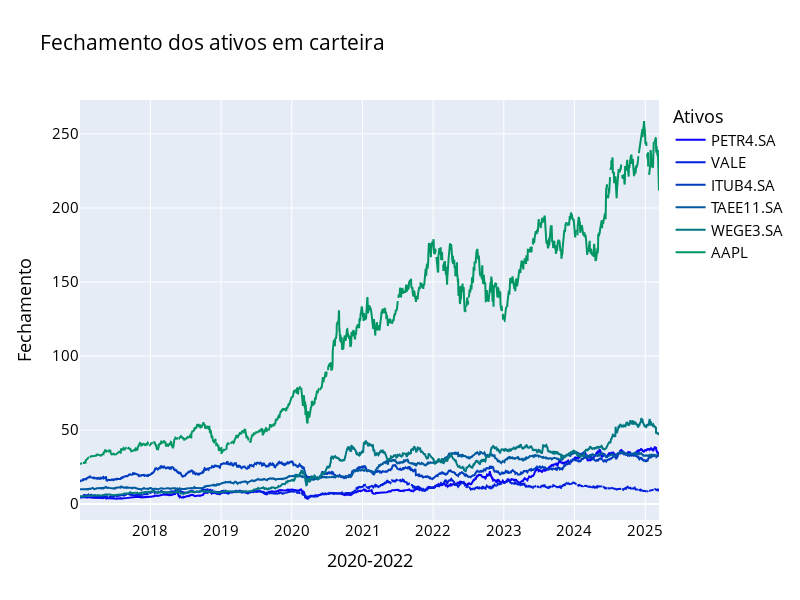
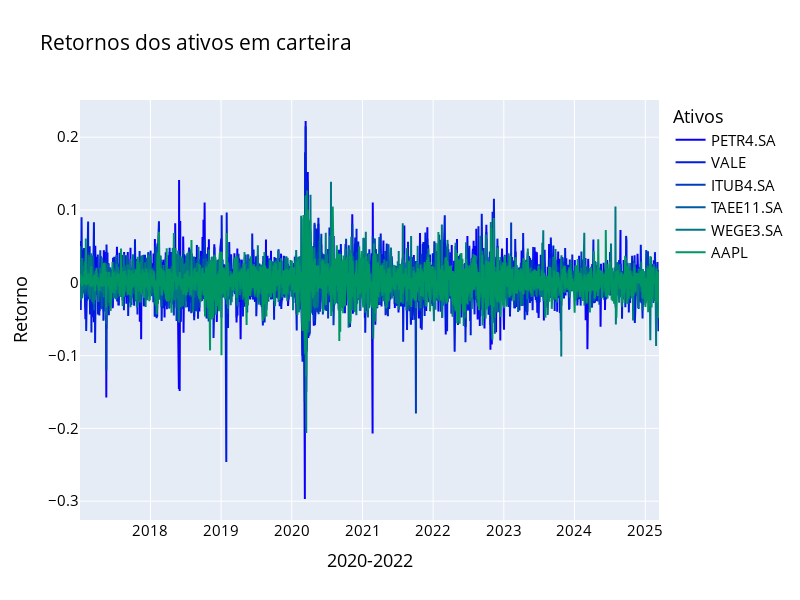

The notebook cell saved with these charts, in order:
### Code cell
# Carregando as bibliotecas

import pandas as pd
import numpy as np

import yfinance as yf

import yfinance
from plotly.subplots import make_subplots
import plotly.graph_objects as go
import kaleido

# 3 libs novas
import plotly.figure_factory as ff
from scipy.stats import shapiro
from scipy.stats import norm

import warnings

warnings.filterwarnings("ignore")

import os
cwd = os.getcwd()

tickers = ["PETR4.SA", "VALE", "ITUB4.SA"
           , "TAEE11.SA", "WEGE3.SA", "AAPL",'NVDA']

start = "2017-01-02"

df0 = pd.DataFrame()

for ticker in tickers:
    # Baixando os dados
    df1 = yf.download(ticker, start=start, progress = False)['Close']
    #data = df1.xs(ticker, level="Ticker", axis=1)
    # Adicionando a coluna 'Close' para o DataFrame com o nome do ticker
    df0[ticker] = df1

df0.columns[0]

fig = make_subplots(rows = 1, cols = 1
                    , shared_xaxes = True
                    , vertical_spacing = 0.05)

fig.add_trace(go.Scatter(x = df0.index, y = df0.iloc[:,0]
                                , name = df0.columns[0]
                                , line = dict(color = "rgb(10,0,250)"))
              , row = 1, col = 1)

fig.add_trace(go.Scatter(x = df0.index, y = df0.iloc[:,1]
                                , name = df0.columns[1]
                                , line = dict(color = "rgb(0,30,220)"))
              , row = 1, col = 1)

fig.add_trace(go.Scatter(x = df0.index, y = df0.iloc[:,2]
                                , name = df0.columns[2]
                                , line = dict(color = "rgb(0,60,190)"))
              , row = 1, col = 1)

fig.add_trace(go.Scatter(x = df0.index, y = df0.iloc[:,3]
                                , name = df0.columns[3]
                                , line = dict(color = "rgb(0,90,160)"))
              , row = 1, col = 1)

fig.add_trace(go.Scatter(x = df0.index, y = df0.iloc[:,4]
                                , name = df0.columns[4]
                                , line = dict(color = "rgb(0,120,130)"))
              , row = 1, col = 1)

fig.add_trace(go.Scatter(x = df0.index, y = df0.iloc[:,5]
                                , name = df0.columns[5]
                                , line = dict(color = "rgb(0,150,100)"))
              , row = 1, col = 1)


fig.update_layout(height = 600, width = 800
                  , title_text = "Fechamento dos ativos em carteira"
                  , font_color = "blue"
                  , title_font_color = "black"
                  , xaxis_title = "2020-2022"
                  , yaxis_title = "Fechamento"
                  , showlegend = True
                  , legend_title = "Ativos"
                  , font = dict(size = 15, color = "Black")
                 )

fig.update_layout(hovermode = "x")

fig.show()

retornos = df0.pct_change()
retornos

fig = make_subplots(rows = 1, cols = 1
                    , shared_xaxes = True
                    , vertical_spacing = 0.05)

fig.add_trace(go.Scatter(x = retornos.index, y = retornos.iloc[:,0]
                                , name = retornos.columns[0]
                                , line = dict(color = "rgb(10,0,250)"))
              , row = 1, col = 1)

fig.add_trace(go.Scatter(x = retornos.index, y = retornos.iloc[:,1]
                                , name = retornos.columns[1]
                                , line = dict(color = "rgb(0,30,220)"))
              , row = 1, col = 1)

fig.add_trace(go.Scatter(x = retornos.index, y = retornos.iloc[:,2]
                                , name = retornos.columns[2]
                                , line = dict(color = "rgb(0,60,190)"))
              , row = 1, col = 1)

fig.add_trace(go.Scatter(x = retornos.index, y = retornos.iloc[:,3]
                                , name = retornos.columns[3]
                                , line = dict(color = "rgb(0,90,160)"))
              , row = 1, col = 1)

fig.add_trace(go.Scatter(x = retornos.index, y = retornos.iloc[:,4]
                                , name = retornos.columns[4]
                                , line = dict(color = "rgb(0,120,130)"))
              , row = 1, col = 1)

fig.add_trace(go.Scatter(x = retornos.index, y = retornos.iloc[:,5]
                                , name = retornos.columns[5]
                                , line = dict(color = "rgb(0,150,100)"))
              , row = 1, col = 1)


fig.update_layout(height = 600, width = 800
                  , title_text = "Retornos dos ativos em carteira"
                  , font_color = "blue"
                  , title_font_color = "black"
                  , xaxis_title = "2020-2022"
                  , yaxis_title = "Retorno"
                  , showlegend = True
                  , legend_title = "Ativos"
                  , font = dict(size = 15, color = "Black")
                 )

fig.update_layout(hovermode = "x")

fig.show()

# Vamos selecionar uma carteira com pesos aleatórios para cada ativo

pesos = np.random.dirichlet(np.ones(len(tickers)), size = 1)
pesos

retornos_portfolio = retornos.mul(pesos, axis = 1)
retornos_portfolio

retornos["Portfolio"] = retornos_portfolio.sum(axis = 1)
retornos["Portfolio"] = retornos["Portfolio"]*100
retornos.dropna(inplace = True)
retornos
print('                                                   ')
# Calculando o Value at Risk (VaR) per método do percentil
var5 = np.round(np.percentile(retornos["Portfolio"], 5), 2)
print("Existe 5% de chances do portfolio perder mais de " + str(var5) + "% em 1 dia")

var1 = np.round(np.percentile(retornos["Portfolio"], 1), 2)
print("Existe 1% de chances do portfolio perder mais de " + str(var1) + "% em 1 dia")

# Mas e se eu quisesse saber para mais dias?

n = 5 #número de dias

var5_n = np.round(var5*np.sqrt(n), 2)
print("Existe 5% de chances do portfolio perder mais de " + str(var5_n) + "% em " + str(n) + " dias")

var1_n = np.round(var1*np.sqrt(n), 2)
print("Existe 1% de chances do portfolio perder mais de " + str(var1_n) + "% em " + str(n) + " dias")

# # Calculando o VaR pela covariância

# Primeiro de tudo: os retornos deveriam seguir uma distribuição normal....

stat, p = shapiro(retornos.iloc[:,2])

# p <= alpha: reject H0, not normal.
# p > alpha: fail to reject H0, normal.

#https://plotly.com/python/v3/normality-test/
    
alpha = 0.05
if p > alpha:
    msg = 'Amostra Gaussiana (não rejeita H0)'
else:
    msg = 'Amostra não Gaussiana (rejeita H0)'

result_mat = [
    ["Tamanho da amostra", "Teste Estatístico", 'p-value', 'Comentário'],
    [len(retornos.iloc[:,3]), stat, p, msg]
]
swt_table = ff.create_table(result_mat)
swt_table['data'][0].colorscale=[[0, 'blue'],[1, '#ffffff']]
swt_table['layout']['height'] = 100
swt_table['layout']['width'] = 950
swt_table['layout']['margin']['t'] = 10
swt_table['layout']['margin']['b'] = 10
swt_table

swt_table['layout']

cov_retornos = retornos.iloc[:, 0:6].cov()
media_retornos = retornos.iloc[:, 0:6].mean()

### Figure 1 — Plotly figure (JSON) as saved in the notebook; plotly's stock layout.template omitted (floating-point values rounded to 4 significant figures; data arrays with more than 128 entries replaced by an {"elided": "..."} marker saying what was removed)
{"data": [{"line": {"color": "rgb(10,0,250)"}, "name": "PETR4.SA", "type": "scatter", "x": {"elided": "2041 str values"}, "xaxis": "x", "y": {"elided": "2041 float values"}, "yaxis": "y"}, {"line": {"color": "rgb(0,30,220)"}, "name": "VALE", "type": "scatter", "x": {"elided": "2041 str values"}, "xaxis": "x", "y": {"elided": "2041 float values"}, "yaxis": "y"}, {"line": {"color": "rgb(0,60,190)"}, "name": "ITUB4.SA", "type": "scatter", "x": {"elided": "2041 str values"}, "xaxis": "x", "y": {"elided": "2041 float values"}, "yaxis": "y"}, {"line": {"color": "rgb(0,90,160)"}, "name": "TAEE11.SA", "type": "scatter", "x": {"elided": "2041 str values"}, "xaxis": "x", "y": {"elided": "2041 float values"}, "yaxis": "y"}, {"line": {"color": "rgb(0,120,130)"}, "name": "WEGE3.SA", "type": "scatter", "x": {"elided": "2041 str values"}, "xaxis": "x", "y": {"elided": "2041 float values"}, "yaxis": "y"}, {"line": {"color": "rgb(0,150,100)"}, "name": "AAPL", "type": "scatter", "x": {"elided": "2041 str values"}, "xaxis": "x", "y": {"elided": "2041 float values"}, "yaxis": "y"}], "layout": {"font": {"color": "Black", "size": 15}, "height": 600, "hovermode": "x", "legend": {"title": {"text": "Ativos"}}, "showlegend": true, "title": {"font": {"color": "black"}, "text": "Fechamento dos ativos em carteira"}, "width": 800, "xaxis": {"anchor": "y", "autorange": true, "domain": [0, 1], "range": ["2017-01-02", "2025-03-13"], "title": {"text": "2020-2022"}, "type": "date"}, "yaxis": {"anchor": "x", "autorange": true, "domain": [0, 1], "range": [-10.73, 272.9], "title": {"text": "Fechamento"}, "type": "linear"}}}

### Figure 2 — Plotly figure (JSON) as saved in the notebook; plotly's stock layout.template omitted (floating-point values rounded to 4 significant figures; data arrays with more than 128 entries replaced by an {"elided": "..."} marker saying what was removed)
{"data": [{"line": {"color": "rgb(10,0,250)"}, "name": "PETR4.SA", "type": "scatter", "x": {"elided": "2041 str values"}, "xaxis": "x", "y": {"elided": "2041 float values"}, "yaxis": "y"}, {"line": {"color": "rgb(0,30,220)"}, "name": "VALE", "type": "scatter", "x": {"elided": "2041 str values"}, "xaxis": "x", "y": {"elided": "2041 float values"}, "yaxis": "y"}, {"line": {"color": "rgb(0,60,190)"}, "name": "ITUB4.SA", "type": "scatter", "x": {"elided": "2041 str values"}, "xaxis": "x", "y": {"elided": "2041 float values"}, "yaxis": "y"}, {"line": {"color": "rgb(0,90,160)"}, "name": "TAEE11.SA", "type": "scatter", "x": {"elided": "2041 str values"}, "xaxis": "x", "y": {"elided": "2041 float values"}, "yaxis": "y"}, {"line": {"color": "rgb(0,120,130)"}, "name": "WEGE3.SA", "type": "scatter", "x": {"elided": "2041 str values"}, "xaxis": "x", "y": {"elided": "2041 float values"}, "yaxis": "y"}, {"line": {"color": "rgb(0,150,100)"}, "name": "AAPL", "type": "scatter", "x": {"elided": "2041 str values"}, "xaxis": "x", "y": {"elided": "2041 float values"}, "yaxis": "y"}], "layout": {"font": {"color": "Black", "size": 15}, "height": 600, "hovermode": "x", "legend": {"title": {"text": "Ativos"}}, "showlegend": true, "title": {"font": {"color": "black"}, "text": "Retornos dos ativos em carteira"}, "width": 800, "xaxis": {"anchor": "y", "autorange": true, "domain": [0, 1], "range": ["2017-01-02", "2025-03-13"], "title": {"text": "2020-2022"}, "type": "date"}, "yaxis": {"anchor": "x", "autorange": true, "domain": [0, 1], "range": [-0.3258, 0.2511], "title": {"text": "Retorno"}, "type": "linear"}}}
